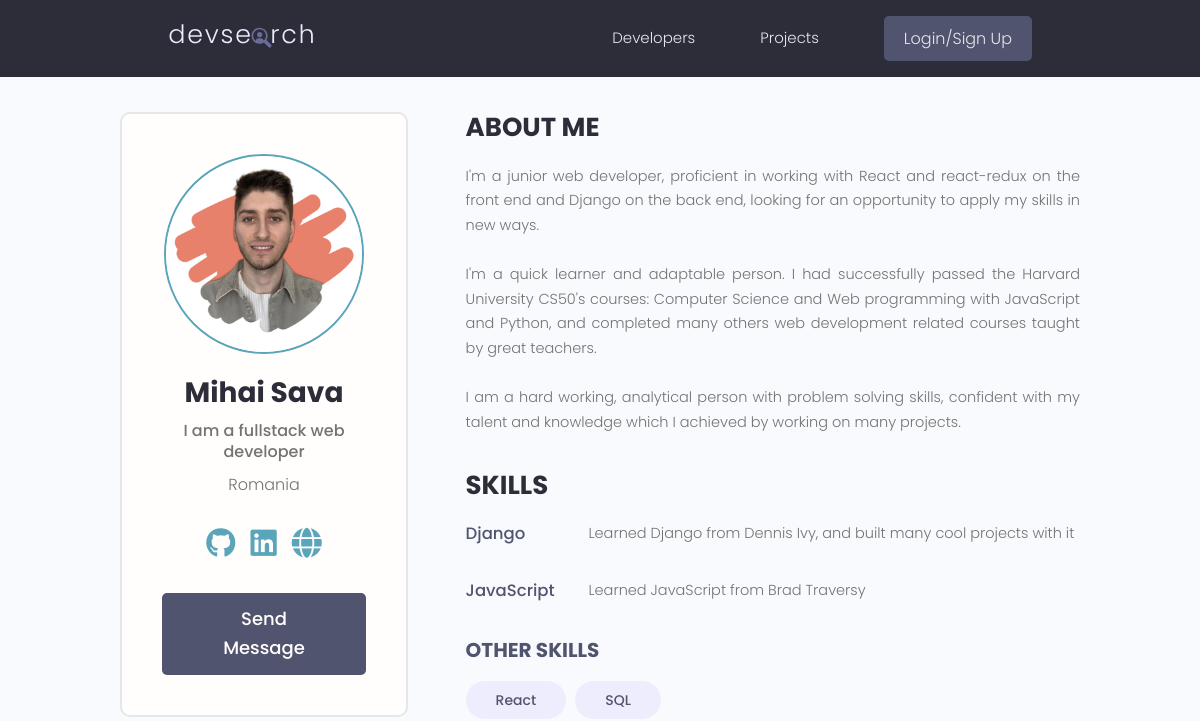
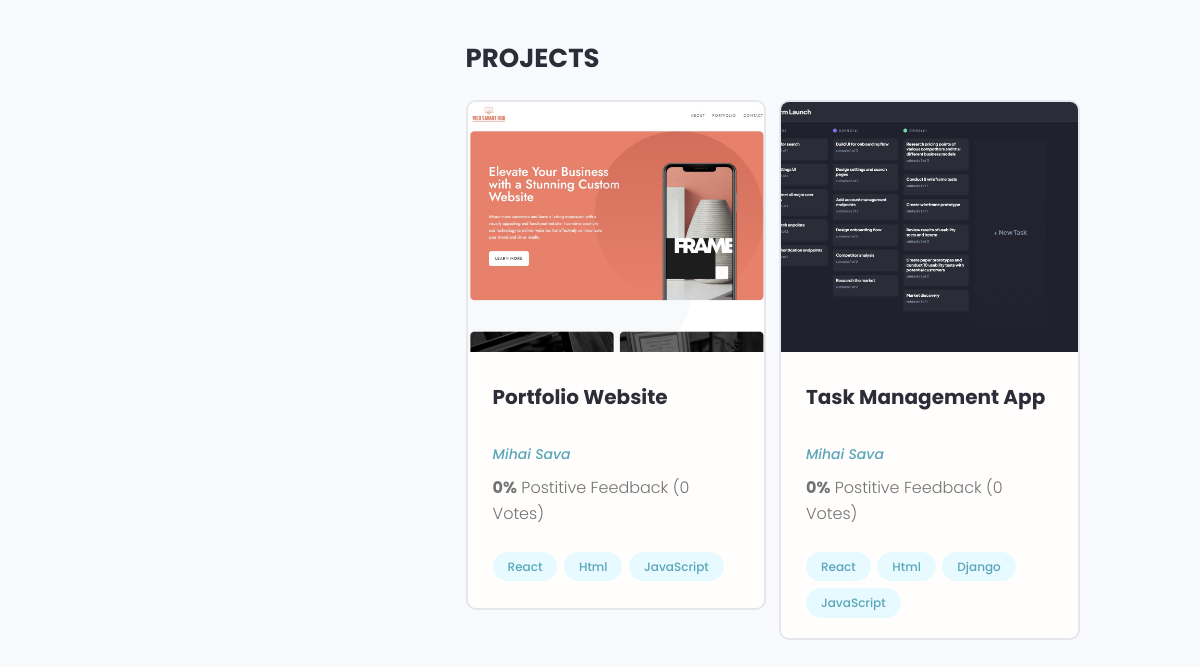
The app's page /profile/4c7e4612-0710-4b8e-a47a-98a964a93088, older data (2 pictures, top to bottom).
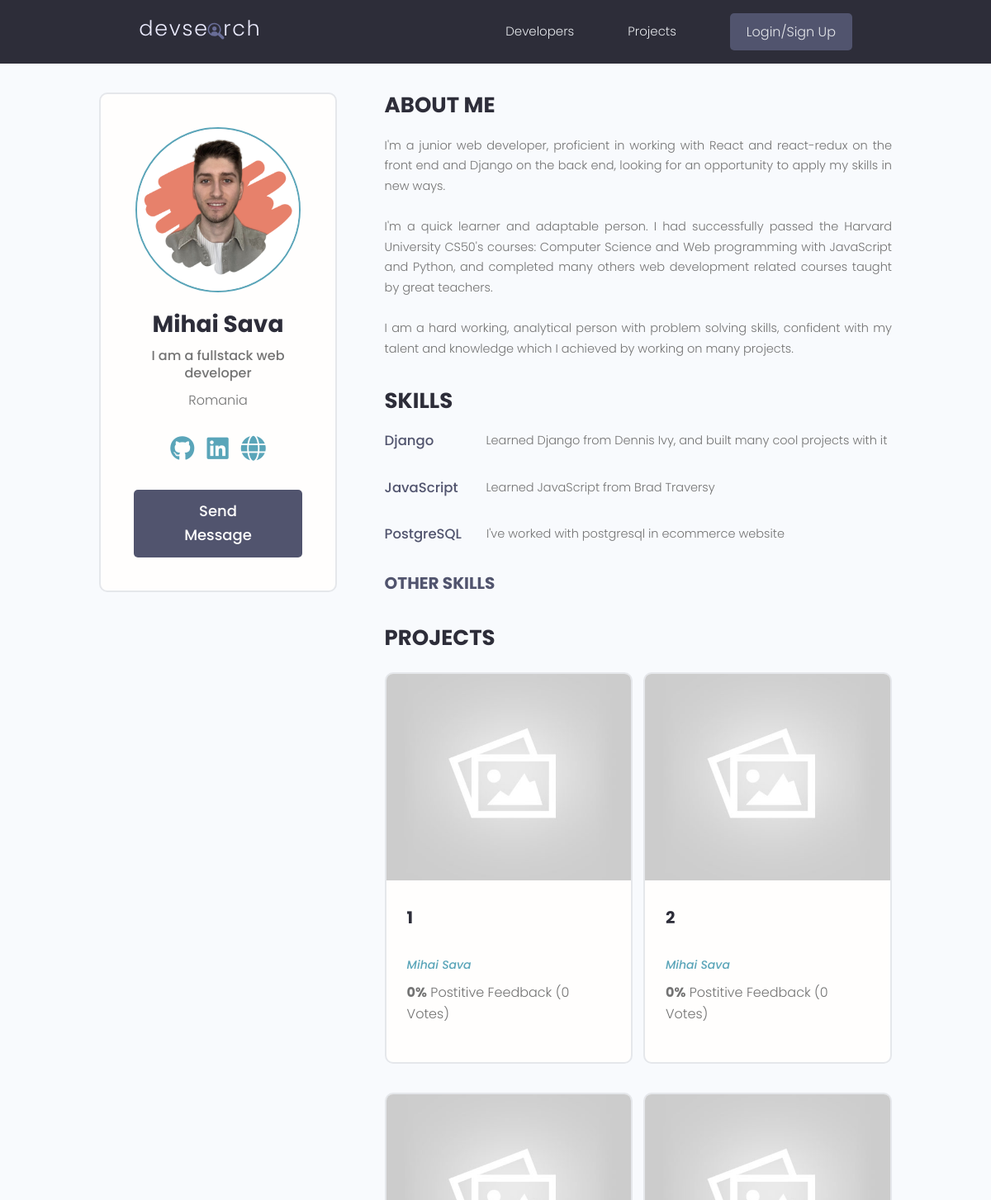
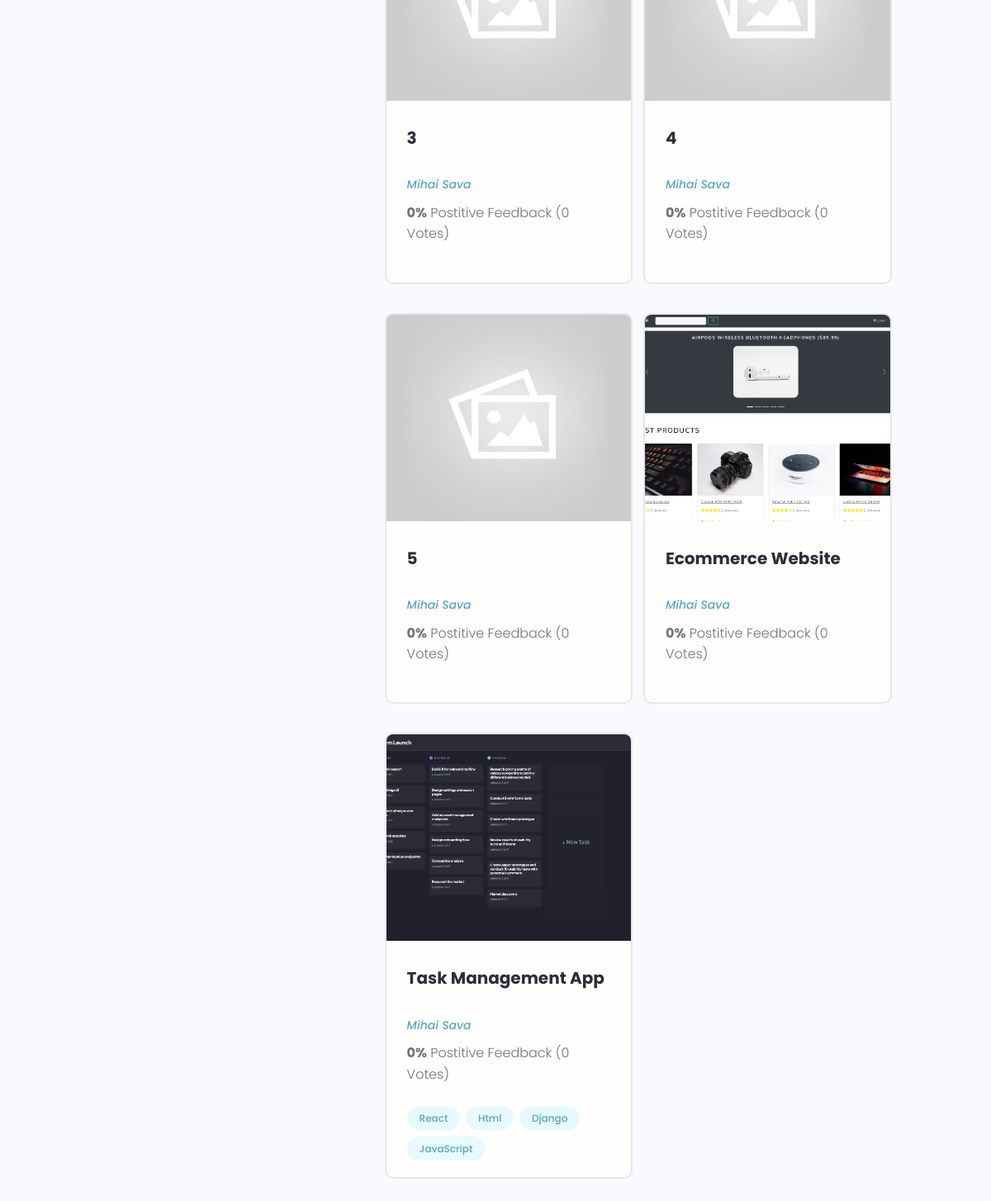
The same page, newer data (2 pictures, top to bottom).
### users/models.py (models this page shows, shortened)
class Skill(models.Model):
    owner = models.ForeignKey(
        Profile, on_delete=models.CASCADE, null=True, blank=True)
    name = models.CharField(max_length=200, null=True, blank=True)
    description = models.TextField(null=True, blank=True)
    created = models.DateTimeField(auto_now_add=True)
    id = models.UUIDField(default=uuid.uuid4, unique=True,
                          primary_key=True, editable=False)

class Profile(models.Model):
    user = models.OneToOneField(
        User, on_delete=models.CASCADE, null=True, blank=True)
    name = models.CharField(max_length=200, null=True, blank=True)
    email = models.EmailField(max_length=500, null=True, blank=True)
    username = models.CharField(max_length=200, null=True, blank=True)
    location = models.CharField(max_length=200, null=True, blank=True)
    short_intro = models.CharField(max_length=500, null=True, blank=True)
    bio = models.TextField(null=True, blank=True)
    profile_image = models.ImageField(
        null=True, blank=True, upload_to='profiles/', default='profiles/user-default.png')
    social_github = models.CharField(max_length=200, null=True, blank=True)
    social_twitter = models.CharField(max_length=200, null=True, blank=True)
    social_linkedin = models.CharField(max_length=200, null=True, blank=True)
    social_youtube = models.CharField(max_length=200, null=True, blank=True)
    social_website = models.CharField(max_length=200, null=True, blank=True)
    created = models.DateTimeField(auto_now_add=True)
    id = models.UUIDField(default=uuid.uuid4, unique=True,
                          primary_key=True, editable=False)
    class Meta:
        ordering = ['created']
    @property
    def imageURL(self):
        try:
            img = self.profile_image.url
        except:
            img = ''
        return img

### projects/models.py (models this page shows, shortened)
class Project(models.Model):
    owner = models.ForeignKey(
        Profile, null=True, blank=True, on_delete=models.CASCADE)
    title = models.CharField(max_length=200)
    description = models.TextField(null=True, blank=True)
    featured_imaged = models.ImageField(
        null=True, blank=True, default='default.jpg')
    demo_link = models.CharField(max_length=1000, null=True, blank=True)
    source_link = models.CharField(max_length=1000, null=True, blank=True)
    vote_total = models.IntegerField(default=0)
    vote_ratio = models.IntegerField(default=0)
    tags = models.ManyToManyField('Tag', blank=True)
    created = models.DateTimeField(auto_now_add=True)
    id = models.UUIDField(default=uuid.uuid4, unique=True,
                          primary_key=True, editable=False)
    class Meta:
        ordering = ['-vote_ratio', '-vote_total', 'title']
    @property
    def imageURL(self):
        try:
            img = self.featured_imaged
        except:
            img = ''
        return img

class Tag(models.Model):
    name = models.CharField(max_length=200)
    created = models.DateTimeField(auto_now_add=True)
    id = models.UUIDField(default=uuid.uuid4, unique=True,
                          primary_key=True, editable=False)
    def __str__(self):
        return self.name

### users/views.py (the view)
# urls.py: path('profile/<str:pk>', views.userProfile, name='user-profile'),
def userProfile(request, pk):
    profile = Profile.objects.get(id=pk)
    topSkills = profile.skill_set.exclude(description__exact='')
    otherSkills = profile.skill_set.filter(description='')
    context = {'profile': profile, 'topSkills': topSkills,
               'otherSkills': otherSkills}
    return render(request, 'users/user-profile.html', context)

### users/templates/users/user-profile.html (shortened to what the changed rows need)
{% extends 'main.html' %}
{% block body %}
    <main class="profile my-md">
        <div class="container">
            <div class="layout">
            <div class="column column--1of3">
                <div class="card text-center">
                <div class="card__body dev">
                    <h2 class="dev__name">{{profile.name}}</h2>
                </div>
                </div>
            </div>
            <div class="column column--2of3">
                <div class="devInfo">
                <div class="devInfo__skills">
                    {% for skill in topSkills %}
                        <div class="devSkill">
                            <h4 class="devSkill__title">{{skill.name}}</h4>
                            <p class="devSkill__info">
                                {{skill.description}}
                            </p>
                        </div>
                    {% endfor %}
                    <div class="devInfo__otherSkills">
                        {% for skill in otherSkills %}
                            <span class="tag tag--pill tag--sub tag--lg">
                                <small>{{skill.name}}</small>
                            </span>
                        {% endfor %}
                    </div>
                </div>
                </div>
                <div class="devInfo">
                <div class="grid grid--two">
                    {% for project in profile.project_set.all %}
                        <div class="column">
                            <div class="card project">
                                <a href="{% url 'project' project.id %}" class="project">
                                    <img class="project__thumbnail" src="{{project.imageURL.url}}" alt="project thumbnail" />
                                    <div class="card__body">
                                    <h3 class="project__title">{{project.title}}</h3>
                                    <p><a class="project__author" href="{% url 'user-profile' project.owner.id %}">{{project.owner.name}}</a></p>
                                    <p class="project--rating">
                                        <span style="font-weight: bold;">{{project.vote_ratio}}%</span> Postitive
                                        Feedback ({{project.vote_total}} Votes)
                                    </p>
                                    <div class="project__tags">
                                        {% for tag in project.tags.all %}
                                            <span class="tag tag--pill tag--main">
                                                <small>{{tag}}</small>
                                            </span>
                                        {% endfor %}
                                    </div>
                                    </div>
                                </a>
                            </div>
                        </div>
                    {% endfor %}
                </div>
                </div>
            </div>
            </div>
        </div>
    </main>
{% endblock %}

Row changes from the older to the newer data that the page shows:
removed Skill: name "React", shown under "OTHER SKILLS"
removed Skill: name "SQL", shown under "OTHER SKILLS"
removed Project: imageURL (picture), title "Portfolio Website", owner.name "Mihai Sava", vote_ratio "0", vote_total "0", Tag (name "React"), Tag (name "Html"), Tag (name "JavaScript")
added Skill: name "PostgreSQL", description "I've worked with postgresql in ecommerce website", shown under "SKILLS"
added Project: imageURL (placeholder picture), title "1", owner.name "Mihai Sava", vote_ratio "0", vote_total "0"
added Project: imageURL (placeholder picture), title "2", owner.name "Mihai Sava", vote_ratio "0", vote_total "0"
added Project: imageURL (placeholder picture), title "3", owner.name "Mihai Sava", vote_ratio "0", vote_total "0"
added Project: imageURL (placeholder picture), title "4", owner.name "Mihai Sava", vote_ratio "0", vote_total "0"
added Project: imageURL (placeholder picture), title "5", owner.name "Mihai Sava", vote_ratio "0", vote_total "0"
added Project: imageURL (picture), title "Ecommerce Website", owner.name "Mihai Sava", vote_ratio "0", vote_total "0"
